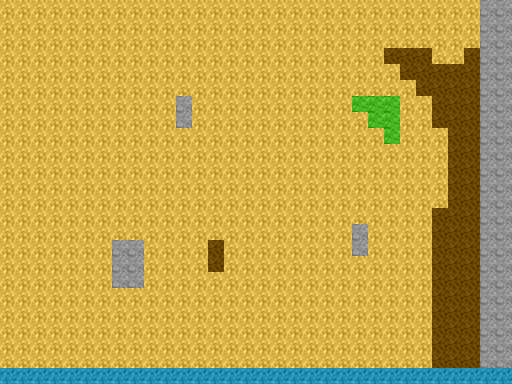

A level layout from a 2D game, rendered from its tile map. Below: a short description, then the map file with tile-grid data replaced by summaries:
An orthogonal 32x24 tile map with 16x16 px tiles, 1 tile layer (GroundLayer).

<map version="1.0" orientation="orthogonal" width="32" height="24" tilewidth="16" tileheight="16">
 <tileset firstgid="1" name="ground_tile_set" tilewidth="16" tileheight="16">
  <image source="../images/ground_tile_set.png" trans="ff00ff" width="112" height="16" />
 </tileset>
 <layer name="GroundLayer" width="32" height="24">
  <data>[768 cells, 768 non-empty, 5 distinct tile ids]</data>
 </layer>
</map>
